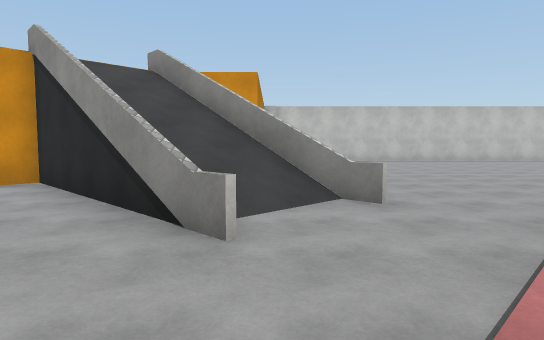
view 1 (above)

24 first-person views from a walk through a 3-D level made in the Unity game engine. The camera is 1.3 m above the floor, tilts 4° down and sees 75° across. The floor is counted in squares, 2 m on a side. Each view is taken from the middle of a square. On the plan, view 1 faces up. The plan holds only what a view shows up to about 10 squares ahead; the rest is blank. The place goes on beyond the plan. Some animated figures are left out. Surface patterns are stand-ins for the level's own textures.

view 2
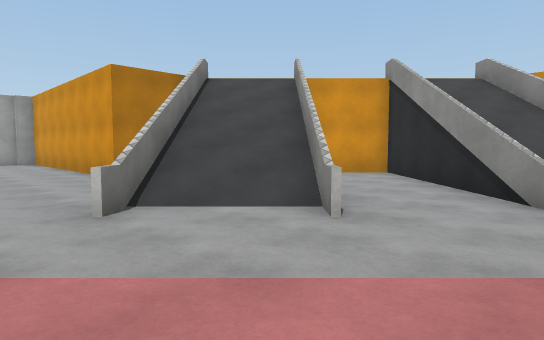

view 3
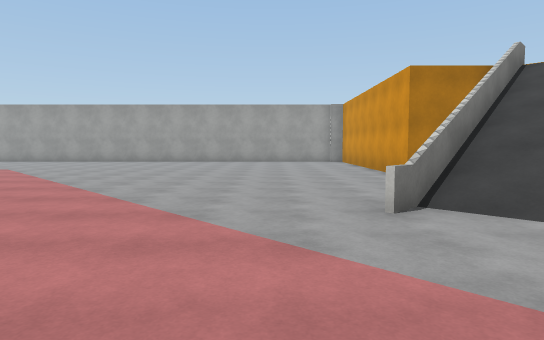

view 4
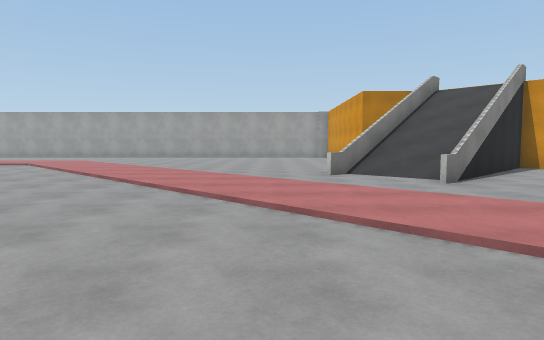

view 5
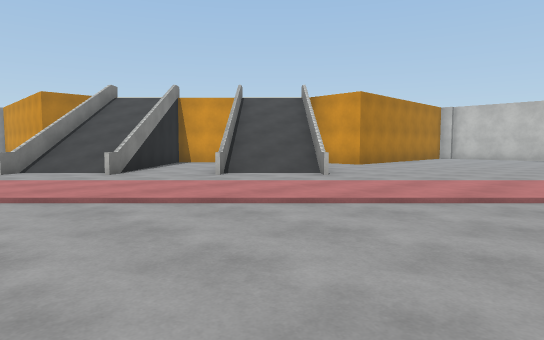

view 6
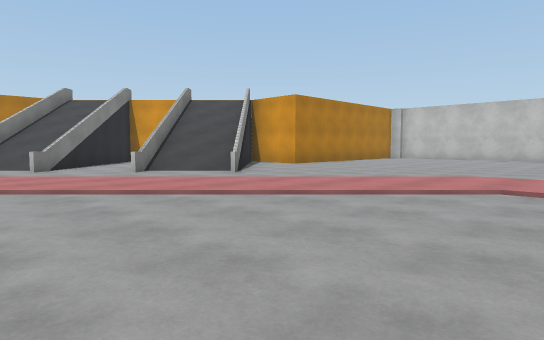

view 7
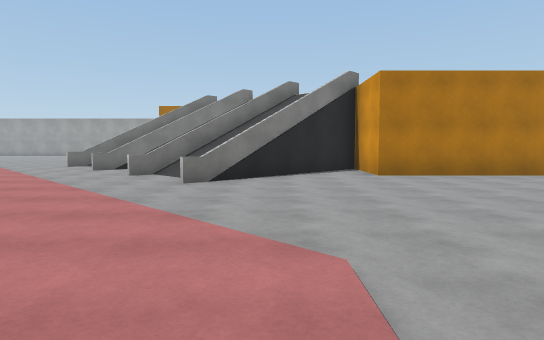

view 8
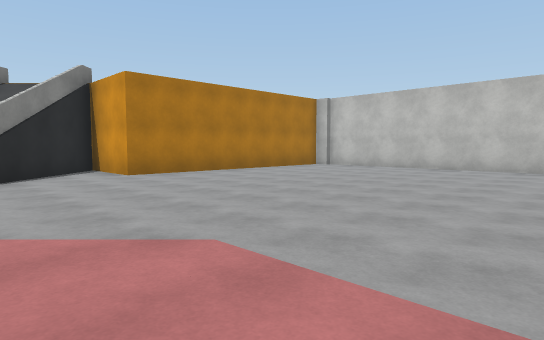

view 9
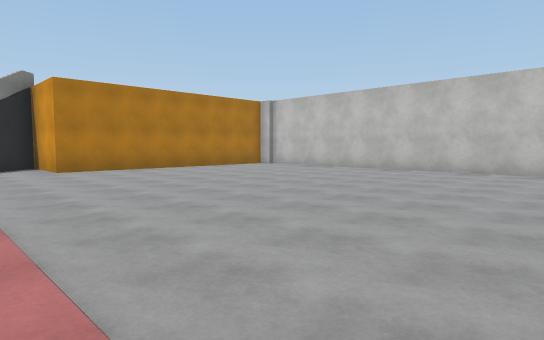

view 10
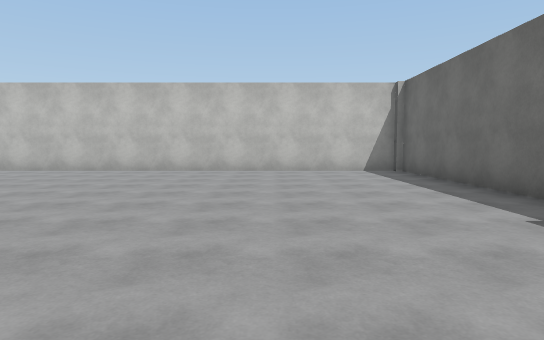

view 11
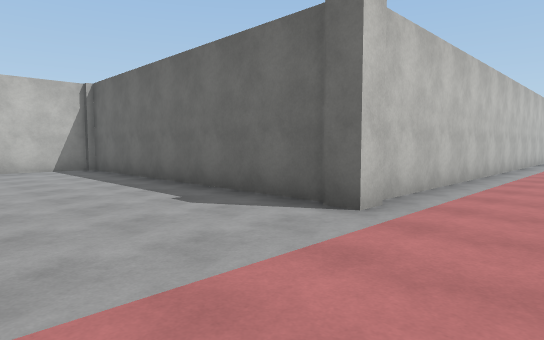

view 12
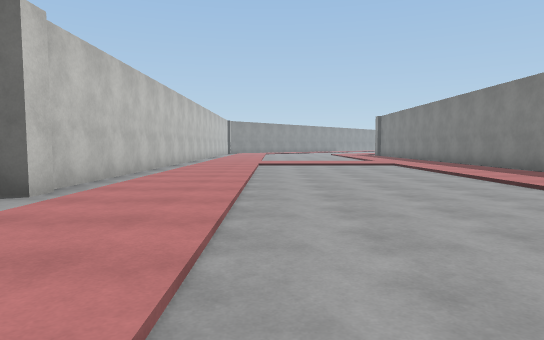

view 13
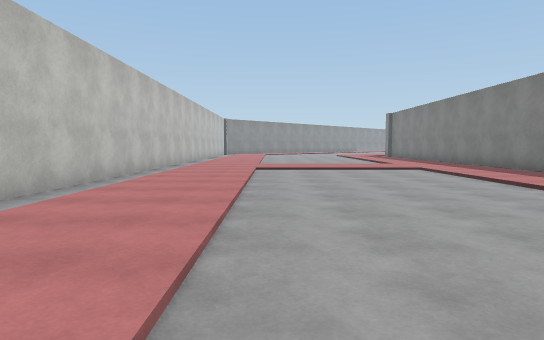

view 14
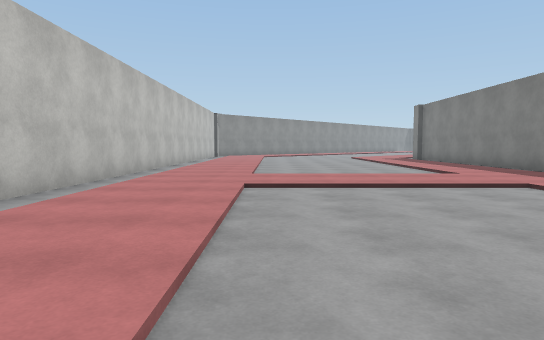

view 15
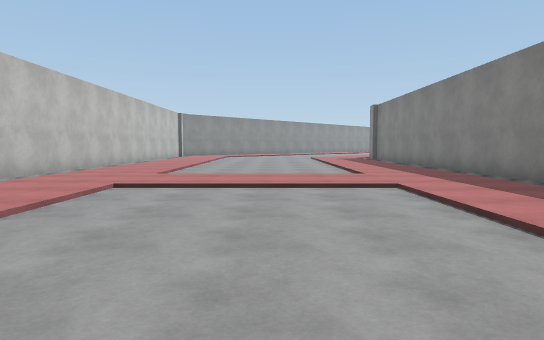

view 16
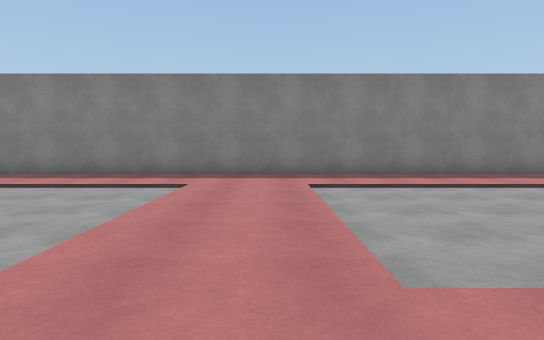

view 17
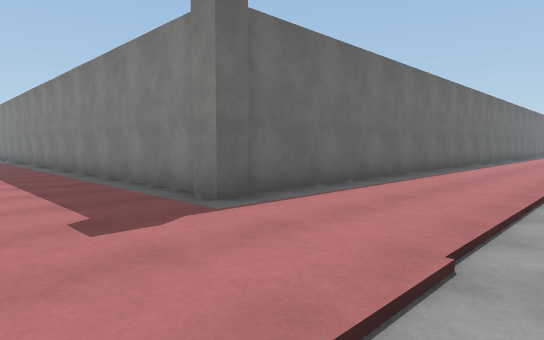

view 18
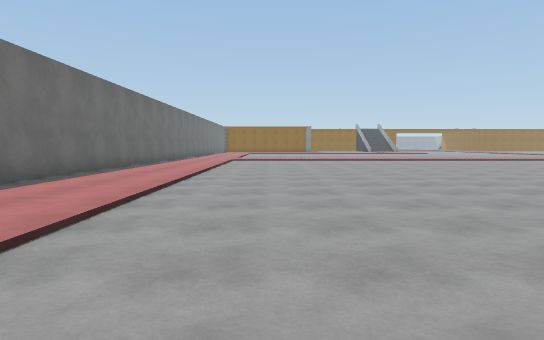

view 19
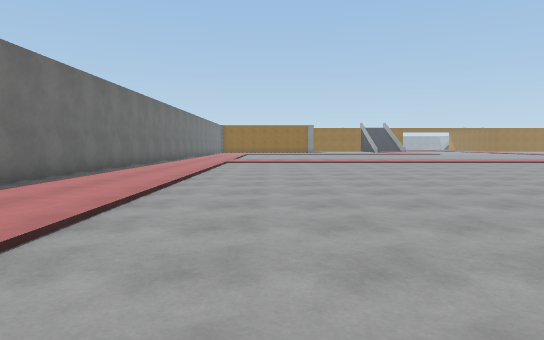

view 20
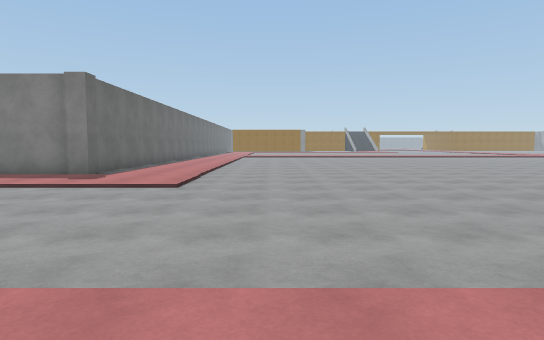

view 21
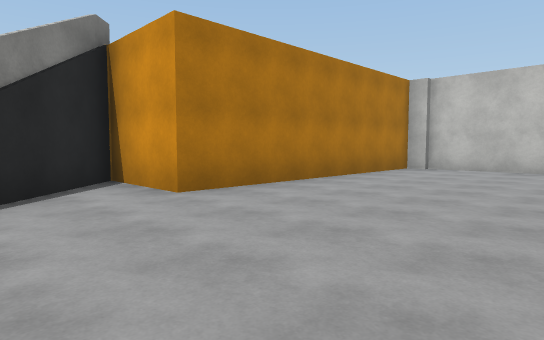

view 22
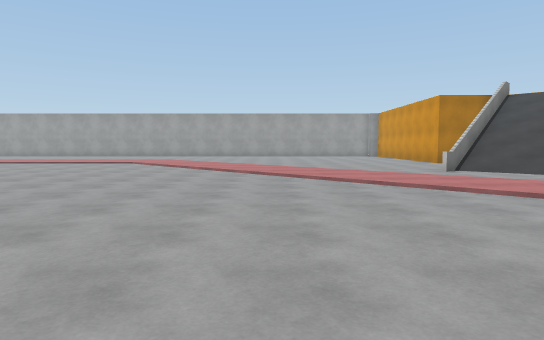

view 23
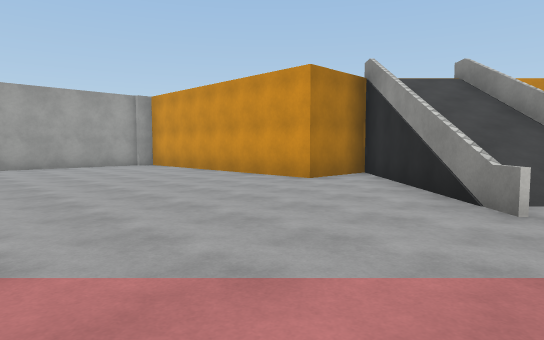

view 24
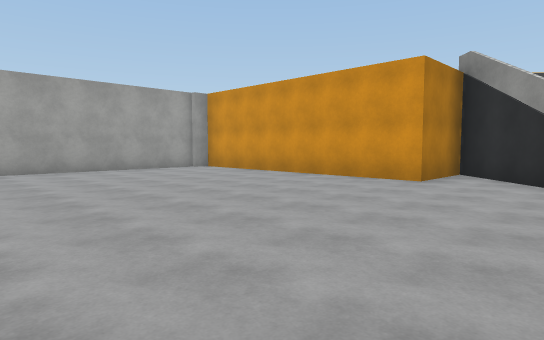

### Floor plan
Key: @ floor where view 1 was taken; # wall or solid block; . main floor; : floor 0.75 m higher than the main floor; + floor 2.75 m higher than the main floor; / step, stairs or slope; = window, fence, low wall or low ledge.
Columns run from 16 left of view 1 to 26 right of it. Each row starts with its distance up from view 1.
 16                 ################
 15                 ...............#
 14                 ...............#
 13                 ...............#
 12                 ...............#
 11                 ...............#
 10                 ...............#
  9               ##...............#
  8               #................############
  7               ##...........................
  6           ####+##...../....................
  5           #..##//#.../.....................
  4           ##..##/..././....................
  3            ##..#..././.....................
  2         ###=##...././......................
  1     ......##:##.././.......................
  0    ........##...@./.........//////////..///
 -1   ............././.........................
 -2 #............././............./////////////
 -3 #...........././...............############
 -4 #..........././................#
 -5 #.........././.................#
 -6       ...././..................#
 -7       ..././...................#
 -8       ../ /....................#
 -9       ./  .......  ............#
-10            .....   ............#
-11            ...     ............#
-12            ..      ............#

Positions as (right, up) in squares from view 1, and headings:
1: (0, 0), facing up
2: (0, -2), facing up-left
3: (0, -2), facing left
4: (4, -2), facing left
5: (6, -2), facing up-left
6: (8, -1), facing up-left
7: (8, 6), facing left
8: (8, 5), facing up-left
9: (10, 6), facing up-left
10: (11, 6), facing up
11: (11, 5), facing up-right
12: (10, 4), facing right
13: (12, 4), facing right
14: (16, 4), facing right
15: (16, 2), facing right
16: (22, 6), facing down
17: (11, 0), facing down-right
18: (10, 0), facing down
19: (10, -2), facing down
20: (10, 6), facing down
21: (4, 6), facing up-left
22: (5, -5), facing left
23: (-3, -5), facing up-left
24: (-5, -6), facing up-left
